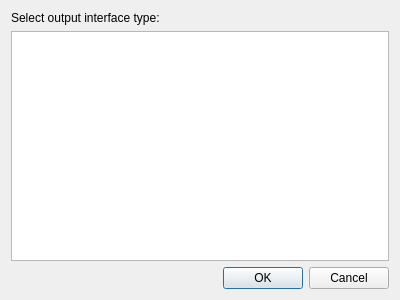
<?xml version="1.0" encoding="UTF-8"?>
<ui version="4.0">
 <class>NewOutputDialog</class>
 <widget class="QDialog" name="NewOutputDialog">
  <property name="geometry">
   <rect>
    <x>0</x>
    <y>0</y>
    <width>400</width>
    <height>300</height>
   </rect>
  </property>
  <property name="windowTitle">
   <string>New Output Interface</string>
  </property>
  <layout class="QVBoxLayout" name="verticalLayout">
   <item>
    <widget class="QLabel" name="label">
     <property name="text">
      <string>Select output interface type:</string>
     </property>
    </widget>
   </item>
   <item>
    <widget class="QListWidget" name="list"/>
   </item>
   <item>
    <widget class="QDialogButtonBox" name="buttonBox">
     <property name="orientation">
      <enum>Qt::Horizontal</enum>
     </property>
     <property name="standardButtons">
      <set>QDialogButtonBox::Cancel|QDialogButtonBox::Ok</set>
     </property>
    </widget>
   </item>
  </layout>
 </widget>
 <resources/>
 <connections>
  <connection>
   <sender>buttonBox</sender>
   <signal>accepted()</signal>
   <receiver>NewOutputDialog</receiver>
   <slot>accept()</slot>
   <hints>
    <hint type="sourcelabel">
     <x>248</x>
     <y>254</y>
    </hint>
    <hint type="destinationlabel">
     <x>157</x>
     <y>274</y>
    </hint>
   </hints>
  </connection>
  <connection>
   <sender>buttonBox</sender>
   <signal>rejected()</signal>
   <receiver>NewOutputDialog</receiver>
   <slot>reject()</slot>
   <hints>
    <hint type="sourcelabel">
     <x>316</x>
     <y>260</y>
    </hint>
    <hint type="destinationlabel">
     <x>286</x>
     <y>274</y>
    </hint>
   </hints>
  </connection>
 </connections>
</ui>
